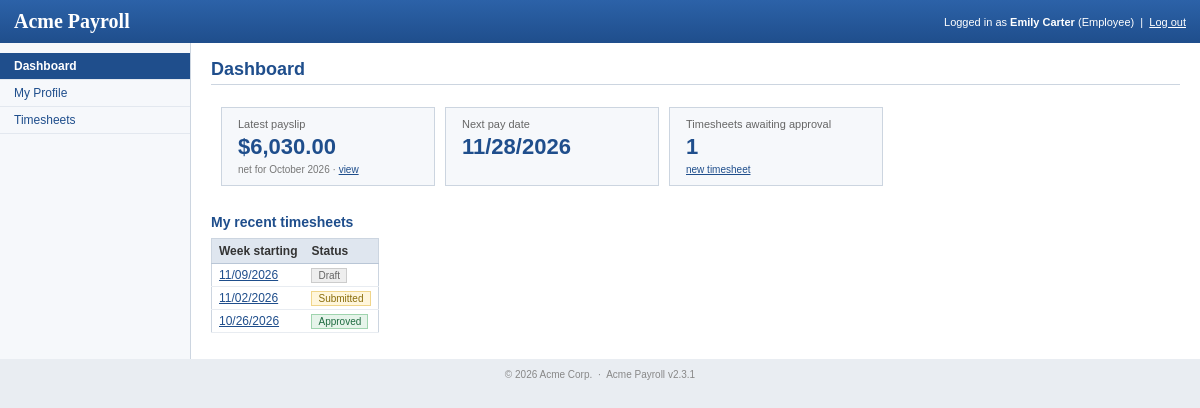
Page /dashboard.php (signed in) on the committed database.
### tables this page shows
CREATE TABLE `payslips` (
  `id` int(11) NOT NULL AUTO_INCREMENT,
  `payrun_id` int(11) NOT NULL,
  `employee_id` int(11) NOT NULL,
  `department_name` varchar(100) DEFAULT NULL,
  `pay_type` enum('salaried','hourly') NOT NULL,
  `annual_salary` decimal(12,2) DEFAULT NULL,
  `hourly_rate` decimal(8,2) DEFAULT NULL,
  `regular_hours` decimal(6,2) NOT NULL DEFAULT '0.00',
  `overtime_hours` decimal(6,2) NOT NULL DEFAULT '0.00',
  `gross` decimal(12,2) NOT NULL,
  `income_tax` decimal(12,2) NOT NULL,
  `social` decimal(12,2) NOT NULL,
  `pension` decimal(12,2) NOT NULL,
  `other_deductions` decimal(12,2) NOT NULL,
  `net` decimal(12,2) NOT NULL,
  PRIMARY KEY (`id`),
  UNIQUE KEY `uq_payslip` (`payrun_id`, `employee_id`),
  KEY `idx_payslip_employee` (`employee_id`),
  CONSTRAINT `fk_payslip_run` FOREIGN KEY (`payrun_id`) REFERENCES `payruns` (`id`) ON DELETE CASCADE,
  CONSTRAINT `fk_payslip_employee` FOREIGN KEY (`employee_id`) REFERENCES `employees` (`id`)
);

CREATE TABLE `payruns` (
  `id` int(11) NOT NULL AUTO_INCREMENT,
  `period_start` date NOT NULL,
  `period_end` date NOT NULL,
  `pay_date` date NOT NULL,
  `status` enum('draft','calculated','approved','paid') NOT NULL DEFAULT 'draft',
  `notes` varchar(200) DEFAULT NULL,
  `created_by` int(11) DEFAULT NULL,
  `created_at` datetime DEFAULT NULL,
  `calculated_at` datetime DEFAULT NULL,
  `approved_by` int(11) DEFAULT NULL,
  `approved_at` datetime DEFAULT NULL,
  `paid_at` datetime DEFAULT NULL,
  PRIMARY KEY (`id`),
  KEY `idx_payrun_period` (`period_start`)
);

CREATE TABLE `timesheets` (
  `id` int(11) NOT NULL AUTO_INCREMENT,
  `employee_id` int(11) NOT NULL,
  `week_start` date NOT NULL,
  `status` enum('draft','submitted','approved','rejected') NOT NULL DEFAULT 'draft',
  `notes` text,
  `reject_reason` text,
  `submitted_at` datetime DEFAULT NULL,
  `reviewed_by` int(11) DEFAULT NULL,
  `reviewed_at` datetime DEFAULT NULL,
  `created_at` datetime DEFAULT NULL,
  PRIMARY KEY (`id`),
  UNIQUE KEY `uq_timesheet_week` (`employee_id`, `week_start`),
  KEY `idx_timesheet_status` (`status`),
  CONSTRAINT `fk_timesheet_employee` FOREIGN KEY (`employee_id`) REFERENCES `employees` (`id`) ON DELETE CASCADE
);

### www/includes/db.php (called while the page is built, shortened)
<?php
$db = mysqli_connect(DB_HOST, DB_USER, DB_PASS, DB_NAME);
mysqli_set_charset($db, 'utf8');
function db_query($sql)
{
    global $db;
    $res = mysqli_query($db, $sql);
    return $res;
}
function db_fetch_all($sql)
{
    $res = db_query($sql);
    $rows = array();
    while ($row = mysqli_fetch_assoc($res)) {
        $rows[] = $row;
    }
    return $rows;
}
function db_fetch_one($sql)
{
    $res = db_query($sql);
    $row = mysqli_fetch_assoc($res);
    return $row;
}
function db_value($sql)
{
    $res = db_query($sql);
    $row = mysqli_fetch_row($res);
    return $row ? $row[0] : null;
}

### www/includes/payroll_calc.php (called while the page is built, shortened)
<?php
function format_money($amount)
{
    $neg = $amount < 0;
    return ($neg ? '-' : '') . '$' . number_format(abs($amount), 2);
}

### www/dashboard.php (the view, shortened to what this page needs)
<?php
include 'includes/functions.php';
$role = user_role();
if ($role == 'admin' || $role == 'manager') {
    $dept_where = '';
    if ($role == 'manager') {
        $dept_where = ' AND department_id = ' . my_department_id();
    }
    $headcount = db_value("SELECT COUNT(*) FROM employees WHERE status = 'active'" . $dept_where);
    $pending_sql = "SELECT COUNT(*) FROM timesheets t JOIN employees e ON e.id = t.employee_id WHERE t.status = 'submitted'";
    if ($role == 'manager') {
        $pending_sql .= ' AND e.department_id = ' . my_department_id() . ' AND e.id <> ' . my_employee_id();
    }
    $pending = db_value($pending_sql);
    $last_run = db_fetch_one("SELECT r.*, (SELECT SUM(gross) FROM payslips WHERE payrun_id = r.id) AS total_gross,
                                     (SELECT SUM(net) FROM payslips WHERE payrun_id = r.id) AS total_net
                                FROM payruns r WHERE r.status = 'paid' ORDER BY r.period_start DESC LIMIT 1");
    $chart = db_fetch_all("SELECT r.period_start, COALESCE(SUM(p.gross), 0) AS gross
                             FROM payruns r LEFT JOIN payslips p ON p.payrun_id = r.id
                            GROUP BY r.id, r.period_start ORDER BY r.period_start DESC LIMIT 6");
    $chart = array_reverse($chart);
    $max = 1;
    foreach ($chart as $c) {
        if ($c['gross'] > $max) {
            $max = $c['gross'];
        }
    }
    $by_dept = db_fetch_all("SELECT d.name, SUM(e.status = 'active') AS active, COUNT(e.id) AS total
                               FROM departments d LEFT JOIN employees e ON e.department_id = d.id
                              GROUP BY d.id, d.name ORDER BY d.name");
} else {
    $emp_id = my_employee_id();
    $latest = db_fetch_one("SELECT p.*, r.period_start FROM payslips p JOIN payruns r ON r.id = p.payrun_id
                             WHERE p.employee_id = " . $emp_id . " AND r.status IN ('approved','paid')
                             ORDER BY r.period_start DESC LIMIT 1");
    $my_sheets = db_fetch_all('SELECT id, week_start, status FROM timesheets WHERE employee_id = ' . $emp_id . ' ORDER BY week_start DESC LIMIT 5');
    $pending = db_value("SELECT COUNT(*) FROM timesheets WHERE status = 'submitted' AND employee_id = " . $emp_id);
}
include 'header.php';
?>
<h1>Dashboard</h1>
<?php if ($role == 'admin' || $role == 'manager') { ?>
<table class="stats" cellspacing="10">
  <tr>
    <td class="stat">
      <div class="stat-label"><?php echo $role == 'manager' ? 'Department headcount' : 'Active employees'; ?></div>
      <div class="stat-value" id="stat-headcount"><?php echo (int)$headcount; ?></div>
    </td>
    <td class="stat">
      <div class="stat-label">Last payroll (gross)</div>
      <div class="stat-value" id="stat-last-payroll"><?php echo $last_run ? format_money($last_run['total_gross']) : '-'; ?></div>
      <?php if ($last_run) { ?><div class="small"><?php echo date('F Y', strtotime($last_run['period_start'])); ?>, net <?php echo format_money($last_run['total_net']); ?></div><?php } ?>
    </td>
    <td class="stat">
      <div class="stat-label">Pending timesheets</div>
      <div class="stat-value" id="stat-pending"><?php echo (int)$pending; ?></div>
      <div class="small"><a href="timesheets.php?status=submitted">review</a></div>
    </td>
    <td class="stat">
      <div class="stat-label">Next pay date</div>
      <div class="stat-value" id="stat-next-pay"><?php echo fmt_date(next_pay_date()); ?></div>
    </td>
  </tr>
</table>
<table width="100%" cellspacing="0" cellpadding="0">
  <tr>
    <td valign="top" width="55%">
      <h2>Gross payroll by pay run</h2>
      <table class="bar-chart" id="payroll-chart">
        <?php foreach ($chart as $c) { $w = round($c['gross'] / $max * 100); ?>
        <tr>
          <td class="bar-label"><?php echo date('M Y', strtotime($c['period_start'])); ?></td>
          <td class="bar-cell"><div class="bar" style="width: <?php echo $w; ?>%;">&nbsp;</div></td>
          <td class="num"><?php echo format_money($c['gross']); ?></td>
        </tr>
        <?php } ?>
      </table>
    </td>
    <td valign="top" style="padding-left: 20px;">
      <h2>Headcount by department</h2>
      <table class="grid" width="100%">
        <tr><th>Department</th><th class="num">Active</th><th class="num">Total</th></tr>
        <?php foreach ($by_dept as $i => $d) { ?>
        <tr class="<?php echo $i % 2 ? 'odd' : 'even'; ?>">
          <td><?php echo h($d['name']); ?></td>
          <td class="num"><?php echo (int)$d['active']; ?></td>
          <td class="num"><?php echo (int)$d['total']; ?></td>
        </tr>
        <?php } ?>
      </table>
    </td>
  </tr>
</table>
<?php } else { ?>
<table class="stats" cellspacing="10">
  <tr>
    <td class="stat">
      <div class="stat-label">Latest payslip</div>
      <?php if ($latest) { ?>
        <div class="stat-value"><?php echo format_money($latest['net']); ?></div>
        <div class="small">net for <?php echo date('F Y', strtotime($latest['period_start'])); ?> &middot; <a href="payslip.php?id=<?php echo $latest['id']; ?>">view</a></div>
      <?php } else { ?>
        <div class="stat-value">-</div>
      <?php } ?>
    </td>
    <td class="stat">
      <div class="stat-label">Next pay date</div>
      <div class="stat-value"><?php echo fmt_date(next_pay_date()); ?></div>
    </td>
    <td class="stat">
      <div class="stat-label">Timesheets awaiting approval</div>
      <div class="stat-value"><?php echo (int)$pending; ?></div>
      <div class="small"><a href="timesheet_edit.php">new timesheet</a></div>
    </td>
  </tr>
</table>
<h2>My recent timesheets</h2>
<table class="grid">
  <tr><th>Week starting</th><th>Status</th></tr>
  <?php foreach ($my_sheets as $s) { ?>
  <tr><td><a href="timesheet_view.php?id=<?php echo $s['id']; ?>"><?php echo fmt_date($s['week_start']); ?></a></td><td><?php echo status_label($s['status']); ?></td></tr>
  <?php } ?>
</table>
<?php } ?>
<?php include 'footer.php'; ?>

### www/includes/functions.php (shortened to what this page needs)
<?php
require_once dirname(__FILE__) . '/db.php';
require_once dirname(__FILE__) . '/payroll_calc.php';
function h($str)
{
    return htmlspecialchars($str, ENT_QUOTES, 'UTF-8');
}
function user_role()
{
    return isset($_SESSION['role']) ? $_SESSION['role'] : '';
}
function my_employee_id()
{
    return isset($_SESSION['employee_id']) ? (int)$_SESSION['employee_id'] : 0;
}
function fmt_date($d)
{
    return date(DATE_FMT, strtotime($d));
}
function status_label($status)
{
    return '<span class="status status-' . h($status) . '">' . h(ucfirst($status)) . '</span>';
}
function next_pay_date()
{
    $row = db_fetch_one("SELECT pay_date FROM payruns WHERE status <> 'paid' AND pay_date >= CURDATE() ORDER BY pay_date LIMIT 1");
    if ($row) {
        return $row['pay_date'];
    }
    $day = (int)get_setting('pay_day', 28);
    $d = date('Y-m-') . sprintf('%02d', $day);
    return $d;
}

### www/css/style.css (style rules this page uses)
body { margin: 0; padding: 0; font-family: Verdana, Arial, Helvetica, sans-serif; font-size: 12px; color: #333; background: #e9edf2; }
a { color: #1f4e8c; }
h1 { font-size: 18px; color: #1f4e8c; margin: 0 0 12px 0; border-bottom: 1px solid #ccd5e0; padding-bottom: 4px; }
h2 { font-size: 14px; color: #1f4e8c; margin: 18px 0 8px 0; }
table.grid { border-collapse: collapse; border: 1px solid #ccd5e0; margin-bottom: 10px; }
table.grid th { background: #dfe6ef; text-align: left; padding: 5px 7px; border-bottom: 1px solid #b9c6d6; white-space: nowrap; }
table.grid td { padding: 4px 7px; border-bottom: 1px solid #e8ecf1; }
.hint, .small { font-size: 10px; color: #777; }
.status { padding: 1px 6px; font-size: 10px; border: 1px solid #ccc; background: #eee; }
.status-active, .status-approved { background: #e6f4ea; border-color: #9fd4ae; color: #1e6b40; }
.status-inactive, .status-draft { background: #eee; color: #666; }
.status-submitted, .status-calculated { background: #fff6dc; border-color: #f0d58a; color: #8a6d0b; }
table.stats td.stat { background: #f6f8fb; border: 1px solid #ccd5e0; padding: 10px 16px; width: 180px; vertical-align: top; }
.stat-label { font-size: 11px; color: #666; }
.stat-value { font-size: 22px; font-weight: bold; color: #1f4e8c; margin: 4px 0; }

### www/css/print.css (style rules this page uses)
body { background: #fff; font-family: Arial, Helvetica, sans-serif; font-size: 12px; color: #000; }
.small { font-size: 9px; color: #555; }

### rows in the picture
payslips: net "$6,030.00", payrun.period_start "October 2026"
payruns: pay_date "11/28/2026"
timesheets: week_start "11/09/2026", status "Draft"
timesheets: week_start "11/02/2026", status "Submitted"
timesheets: week_start "10/26/2026", status "Approved"

### other values in the picture
APP_NAME "Acme Payroll"
$_SESSION['full_name'] "Emily Carter"
user_role() "Employee"
$label "Dashboard My Profile Timesheets"
$pending "1"
APP_VERSION "2.3.1"
